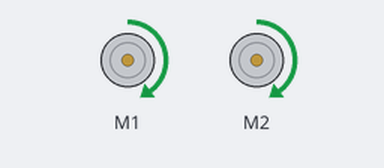
Simulated run of this sketch. Board: Arduino Uno, built with avr-gcc and run on an emulated ATmega328P. Shown: 2 × DC motor (green arrow = forward, orange = backward, longer = faster).

Above: at 0.1 s.
Timing chart, 0 to 1.6 s (numbered marks = the images above):
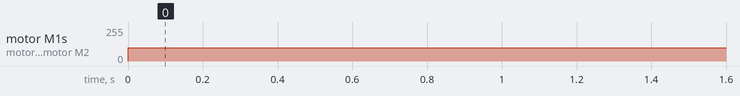

The sketch:

TutorialMotorCC.ino
```cpp
#include <AFMotor.h>
AF_DCMotor motor1(1);
AF_DCMotor motor2(2);

void setup()
{
  motor1.setSpeed(250);  //Velocidad estándar de 250, máxima velocidad posible 255
  motor2.setSpeed(250);  //Recuerda que puedes cambiar la velocidad estándar en el loop
}

void loop()
{
  motor1.run(FORWARD);   //Recuerda (FORWARD = ADELANTE) – (BACKWARD = ATRAS) – (RELEASE = DETENER)
  motor2.run(FORWARD);
  motor1.setSpeed(100);  //Puedes varias la velocidad de 0 como mínima a 255 como maxima
  motor2.setSpeed(100);  //Sin embargo con velocidades menores a 100 generalmente el motor ya no tiene la potencia para mover un robot
}
```

Measured:
- by itself, motor M1, motor M2: stopped → forward 100/255 at 0.00 s
